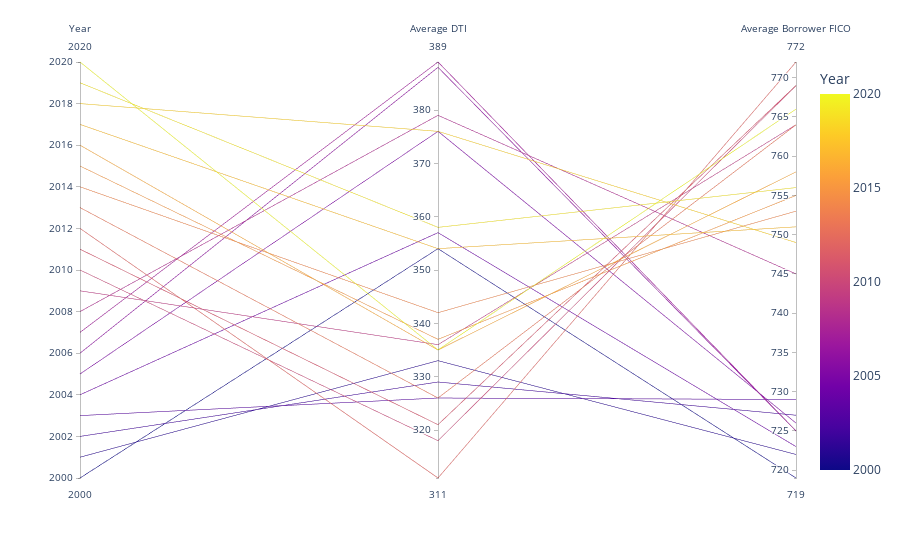

Write notebook code for a chart like this one.
### Code cell
px.parallel_coordinates(df15, color='Year')

### Figure 1 — Plotly figure (JSON) as saved in the notebook; plotly's stock layout.template omitted (floating-point values rounded to 4 significant figures)
{"data": [{"dimensions": [{"label": "Year", "values": [2000, 2001, 2002, 2003, 2004, 2005, 2006, 2007, 2008, 2009, 2010, 2011, 2012, 2013, 2014, 2015, 2016, 2017, 2018, 2019, 2020]}, {"label": "Average DTI", "values": [354, 333, 329, 326, 357, 376, 388, 389, 379, 336, 318, 321, 311, 326, 342, 337, 335, 354, 376, 358, 335]}, {"label": "Average Borrower FICO", "values": [719, 722, 727, 729, 723, 726, 725, 725, 745, 764, 769, 769, 772, 764, 753, 755, 758, 751, 749, 756, 766]}], "domain": {"x": [0, 1], "y": [0, 1]}, "line": {"color": [2000, 2001, 2002, 2003, 2004, 2005, 2006, 2007, 2008, 2009, 2010, 2011, 2012, 2013, 2014, 2015, 2016, 2017, 2018, 2019, 2020], "coloraxis": "coloraxis"}, "name": "", "type": "parcoords"}], "layout": {"autosize": true, "coloraxis": {"colorbar": {"title": {"text": "Year"}}, "colorscale": [[0, "#0d0887"], [0.1111, "#46039f"], [0.2222, "#7201a8"], [0.3333, "#9c179e"], [0.4444, "#bd3786"], [0.5556, "#d8576b"], [0.6667, "#ed7953"], [0.7778, "#fb9f3a"], [0.8889, "#fdca26"], [1, "#f0f921"]]}, "legend": {"tracegroupgap": 0}, "margin": {"t": 60}}}
